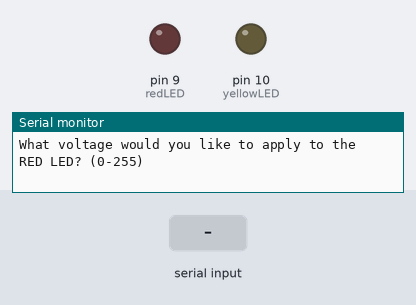
This sketch was run on a simulated Arduino Uno, built with avr-gcc and run on an emulated ATmega328P. Shown: output pins drawn as LEDs (lit = HIGH), the last lines printed to the serial monitor. The test bench sets the inputs (shaded band).

Above: at 0.9 s.
1.0 s: "90,45\n" received over Serial
At 1.13 s:
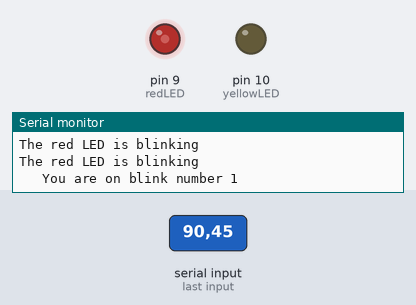
Timing chart, 0 to 10.0 s (numbered marks = the images above; inputs shaded):
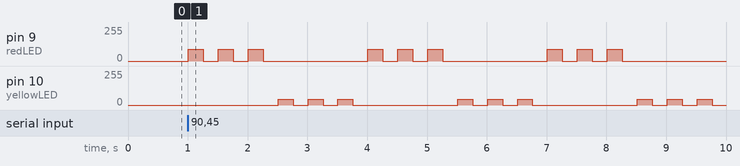

Measured:
- after the input at 1.0 s, pin 9 (redLED): 0/255 → 90/255 at once, then repeats every 3.0 s: 2 × (0/255 0.25 s, 90/255 0.25 s), 0/255 1.8 s, 90/255 0.25 s; pin 10 (yellowLED): 0/255 → 45/255 after 1.5 s, then repeats every 3.0 s: 2 × (0/255 0.25 s, 45/255 0.25 s), 0/255 1.8 s, 45/255 0.25 s

The sketch:

analog_voltage.ino
```cpp
int redLED=9; // Declaring redLED as an int and setting it to 9
int yellowLED=10; // Declaring yellowLED as an int and setting it to 10

int redON=250; // This is the LED on time
int redOFF=250; // LED off time
int yellowON=250; // yellow on time
int yellowOFF=250; // yellow off time
int REDrepeat=3;
int YELLOWrepeat=3;
String redMessage="The red LED is blinking"; //Declaring a string variable
String yellowMessage="The yellow LED is blinking"; //Declaring a string variable
int writeValueRed; //declare variable for writeValue
int writeValueYellow;

void setup() {
  Serial.begin(115200);
  pinMode(redLED, OUTPUT);
  pinMode(yellowLED, OUTPUT);
  Serial.println("What voltage would you like to apply to the RED LED? (0-255) "); //prompt user for input
  while (Serial.available()==0){ } // Do not continue code until user has provided input I.E WAIT, == is asking
  writeValueRed=Serial.parseInt(); //read user input. If the type of global variable was float then type parseFloat, if was reading string then type Serial.readString

  Serial.println("What voltage would you like to apply to the YELLOW LED? (0-255)  "); //prompt user for input
  while (Serial.available()==0){ } // Do not continue code until user has provided input I.E WAIT, == is asking
  writeValueYellow=Serial.parseInt(); //if the type of global variable was float then type parseFloat, if was reading string then type Serial.readString
  Serial.println(yellowMessage);
  Serial.println(redMessage);
}

void loop() {
  Serial.println(redMessage);
  int i=1;
  while ( i<=REDrepeat ) {

    Serial.print("   You are on blink number ");
    Serial.println(i); // shows the number within the loop in the serial monitor
    analogWrite(redLED, writeValueRed); // apply analogue voltage to red LED
    delay(redON);               // Wait
    analogWrite(redLED, 0);  // Turn LED off
    delay(redOFF);
    i=i+1;
  }

  Serial.println(" ");
  Serial.println(yellowMessage);

for (int i=1; i<=YELLOWrepeat; i=i+1 ) {
  Serial.print("  You are on blink number ");
  Serial.println(i);
  analogWrite(yellowLED, writeValueYellow);
  delay(yellowON);
  analogWrite(yellowLED, 0);
  delay(yellowOFF);

}
  Serial.println(" ");

}
```
